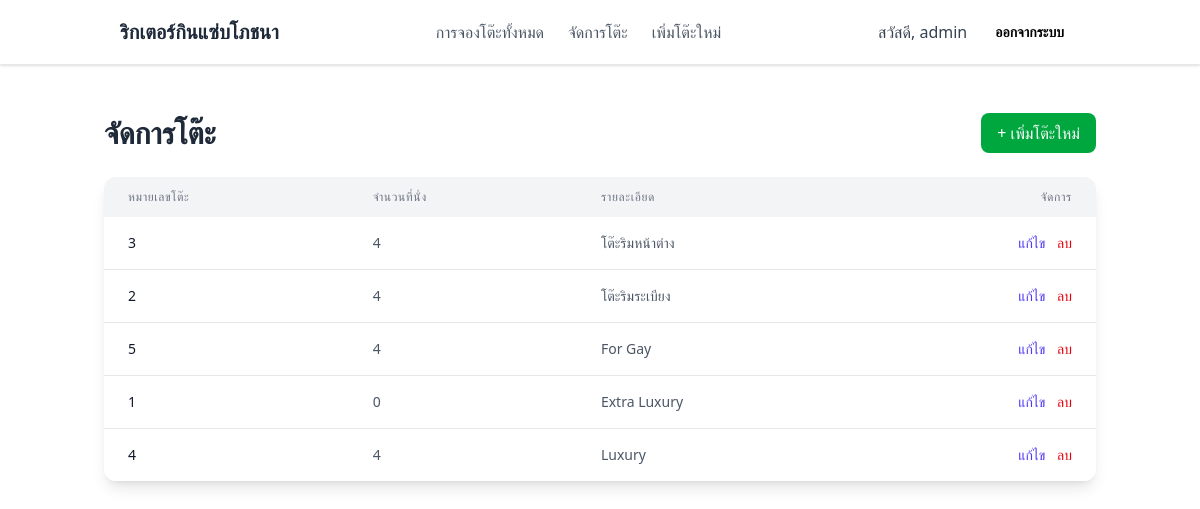
Page /manage/services/manage/tables/ (signed in) on the committed database.
### accounts/models.py (models this page shows, shortened)
class CustomUser(AbstractUser):
    ROLE_CHOICES = (
        ('customer', 'Customer'),
        ('admin', 'Admin'),
    )
    first_name = None
    last_name = None
    full_name = models.CharField(max_length=255)
    phone_number = models.CharField(max_length=20, blank=True, null=True)
    role = models.CharField(max_length=10, choices=ROLE_CHOICES, default='customer')

### services/models.py (models this page shows, shortened)
class Table(models.Model):
    table_number = models.CharField(max_length=50, unique=True)
    capacity = models.PositiveIntegerField(help_text="จำนวนที่นั่ง")
    is_outdoor = models.BooleanField(default=False, help_text="ติ๊กถ้าเป็นโต๊ะโซน Outdoor")
    description = models.TextField(blank=True, null=True, help_text="รายละเอียดเพิ่มเติม เช่น 'โต๊ะริมหน้าต่าง'")
    image = models.ImageField(
        upload_to='table_images/',
        blank=True,
        null=True,
        help_text="รูปภาพโต๊ะ"
    )

### services/views.py (the view)
# urls.py: path('manage/tables/', TableListView.as_view(), name='table_list'),
class TableListView(AdminRequiredMixin, ListView):
    model = Table
    template_name = 'services/table_list.html'
    context_object_name = 'tables'

### services/views.py (called while the page is built)
    def test_func(self):
        return self.request.user.is_superuser or self.request.user.role == 'admin'

### templates/services/table_list.html
{% extends 'base.html' %}
{% block content %}
<div class="container mx-auto px-4 py-12">
    <div class="flex justify-between items-center mb-6">
        <h1 class="text-3xl font-bold text-gray-800">จัดการโต๊ะ</h1>
        <a href="{% url 'table_create' %}" class="px-4 py-2 bg-green-600 text-white rounded-lg hover:bg-green-700 transition">
            &#43; เพิ่มโต๊ะใหม่
        </a>
    </div>
    <div class="bg-white shadow-lg rounded-xl overflow-hidden">
        <table class="min-w-full">
            <thead class="bg-gray-100">
                <tr>
                    <th class="px-6 py-3 text-left text-xs font-medium text-gray-500 uppercase tracking-wider">หมายเลขโต๊ะ</th>
                    <th class="px-6 py-3 text-left text-xs font-medium text-gray-500 uppercase tracking-wider">จำนวนที่นั่ง</th>
                    <th class="px-6 py-3 text-left text-xs font-medium text-gray-500 uppercase tracking-wider">รายละเอียด</th>
                    <th class="px-6 py-3 text-right text-xs font-medium text-gray-500 uppercase tracking-wider">จัดการ</th>
                </tr>
            </thead>
            <tbody class="bg-white divide-y divide-gray-200">
                {% for table in tables %}
                <tr>
                    <td class="px-6 py-4 whitespace-nowrap text-sm font-medium text-gray-900">{{ table.table_number }}</td>
                    <td class="px-6 py-4 whitespace-nowrap text-sm text-gray-600">{{ table.capacity }}</td>
                    <td class="px-6 py-4 whitespace-nowrap text-sm text-gray-600">{{ table.description|default:"-" }}</td>
                    <td class="px-6 py-4 whitespace-nowrap text-right text-sm font-medium space-x-2">
                        <a href="{% url 'table_update' table.pk %}" class="text-indigo-600 hover:text-indigo-900">แก้ไข</a>
                        <a href="{% url 'table_delete' table.pk %}" class="text-red-600 hover:text-red-900">ลบ</a>
                    </td>
                </tr>
                {% empty %}
                <tr>
                    <td colspan="4" class="text-center py-10 text-gray-500">ยังไม่มีโต๊ะในระบบ</td>
                </tr>
                {% endfor %}
            </tbody>
        </table>
    </div>
</div>
{% endblock %}

### templates/base.html (shortened to what this page needs)
{% load static tailwind_tags %}
<!DOCTYPE html>
<html lang="th">
  <head>
    {% tailwind_css %}
  </head>
  <body class="bg-white min-h-screen">
    <nav class="bg-white shadow-sm border-b border-gray-200 sticky top-0 z-50">
      <div class="container mx-auto px-4 sm:px-6 lg:px-8">
        <div class="flex justify-between items-center h-16">
          <div class="flex items-center">
            <a href="/" class="text-xl font-bold text-gray-800 hover:text-green-600 transition duration-200">
              ริกเตอร์กินแซ่บโภชนา
            </a>
          </div>
          <div class="hidden md:flex items-center space-x-6">
            {% if user.role == 'admin' or user.is_superuser %}
            <a href="{% url 'admin_dashboard' %}" class="text-gray-600 hover:text-green-600 font-medium transition duration-200">
              การจองโต๊ะทั้งหมด
             </a>
            <a href="{% url 'table_list' %}" class="text-gray-600 hover:text-green-600 font-medium transition duration-200">
              จัดการโต๊ะ
            </a>
            <a href="{% url 'table_create' %}" class="text-gray-600 hover:text-green-600 font-medium transition duration-200">
              เพิ่มโต๊ะใหม่
            </a>
            {% endif %}
          </div>
          <div class="flex items-center space-x-3">
            {% if user.is_authenticated %}
            <a href="{% url 'profile' %}" class="text-gray-700 hidden sm:inline font-medium hover:text-green-600">
              <span>สวัสดี, {{ user.username }}</span>
            </a>
            <form action="{% url 'logout' %}" method="post">
              <button type="submit" class="px-4 py-2 bg-white text-black text-sm font-semibold rounded-lg hover:bg-red-200 transition duration-200">
                ออกจากระบบ
              </button>
            </form>
            {% endif %}
          </div>
        </div>
      </div>
    </nav>
    <main>
      {% block content %}
      {% endblock %}
    </main>
  </body>
</html>

### rows in the picture
CustomUser: username "admin"
Table: table_number "3", capacity "4", description "โต๊ะริมหน้าต่าง"
Table: table_number "2", capacity "4", description "โต๊ะริมระเบียง"
Table: table_number "5", capacity "4", description "For Gay"
Table: table_number "1", capacity "0", description "Extra Luxury"
Table: table_number "4", capacity "4", description "Luxury"
